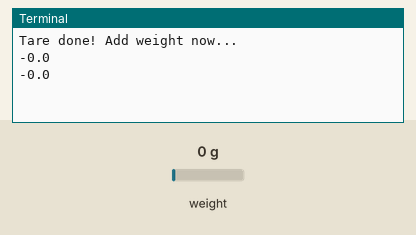
A program run on a simulated Raspberry Pi (BCM pin numbers). On the bench: the last lines printed to the terminal. The test bench sets the inputs (shaded band); at power-on: weight on the scale 0 g. Random numbers come from a fixed seed; library files of the repository ran but are not shown: hx711.py.

Above: at 3.7 s.
3.8 s: weight on the scale set to 100 g
At 4.33 s:
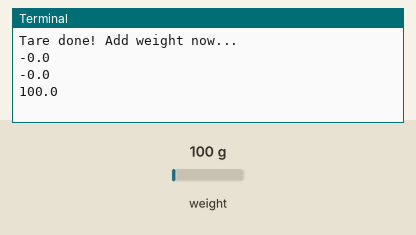
5.3 s: weight on the scale set to 1250 g
At 5.33 s:
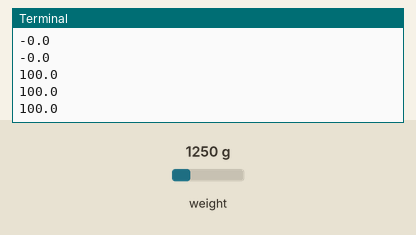
Timing chart, 0 to 8.3 s (numbered marks = the images above; inputs shaded):
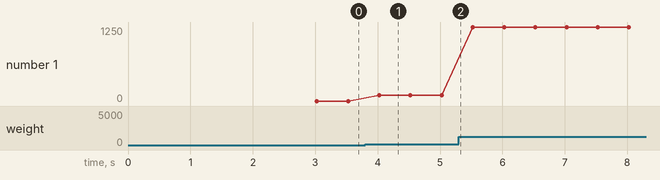

Measured:
- after the input at 3.8 s, the terminal: prints a new line after 0.23 s (image 1)
- plotted number 1: 0 → 100 after the input at 3.8 s, 100 → 1250 after the input at 5.3 s

The program:

example.py
```python
#! /usr/bin/python2

import time
import sys

EMULATE_HX711=False

referenceUnit = -465

if not EMULATE_HX711:
    import RPi.GPIO as GPIO
    from hx711 import HX711
else:
    from emulated_hx711 import HX711

def cleanAndExit():
    print("Cleaning...")

    if not EMULATE_HX711:
        GPIO.cleanup()

    print("Bye!")
    sys.exit()

hx = HX711(5, 6)

# I've found out that, for some reason, the order of the bytes is not always the same between versions of python, numpy and the hx711 itself.
# Still need to figure out why does it change.
# If you're experiencing super random values, change these values to MSB or LSB until to get more stable values.
# There is some code below to debug and log the order of the bits and the bytes.
# The first parameter is the order in which the bytes are used to build the "long" value.
# The second paramter is the order of the bits inside each byte.
# According to the HX711 Datasheet, the second parameter is MSB so you shouldn't need to modify it.
hx.set_reading_format("MSB", "MSB")

# HOW TO CALCULATE THE REFFERENCE UNIT
# To set the reference unit to 1. Put 1kg on your sensor or anything you have and know exactly how much it weights.
# In this case, 92 is 1 gram because, with 1 as a reference unit I got numbers near 0 without any weight
# and I got numbers around 184000 when I added 2kg. So, according to the rule of thirds:
# If 2000 grams is 184000 then 1000 grams is 184000 / 2000 = 92.
#hx.set_reference_unit(92)
hx.set_reference_unit(referenceUnit)

hx.reset()

hx.tare()

print("Tare done! Add weight now...")

# to use both channels, you'll need to tare them both
#hx.tare_A()
#hx.tare_B()

while True:
    try:
        # These three lines are usefull to debug wether to use MSB or LSB in the reading formats
        # for the first parameter of "hx.set_reading_format("LSB", "MSB")".
        # Comment the two lines "val = hx.get_weight(5)" and "print val" and uncomment these three lines to see what it prints.

        # np_arr8_string = hx.get_np_arr8_string()
        # binary_string = hx.get_binary_string()
        # print binary_string + " " + np_arr8_string

        # Prints the weight. Comment if you're debbuging the MSB and LSB issue.
        val = hx.get_weight(5)
        print(val)

        # To get weight from both channels (if you have load cells hooked up
        # to both channel A and B), do something like this
        #val_A = hx.get_weight_A(5)
        #val_B = hx.get_weight_B(5)
        #print "A: %s  B: %s" % ( val_A, val_B )

        hx.power_down()
        hx.power_up()
        time.sleep(0.1)

    except (KeyboardInterrupt, SystemExit):
        cleanAndExit()
```
